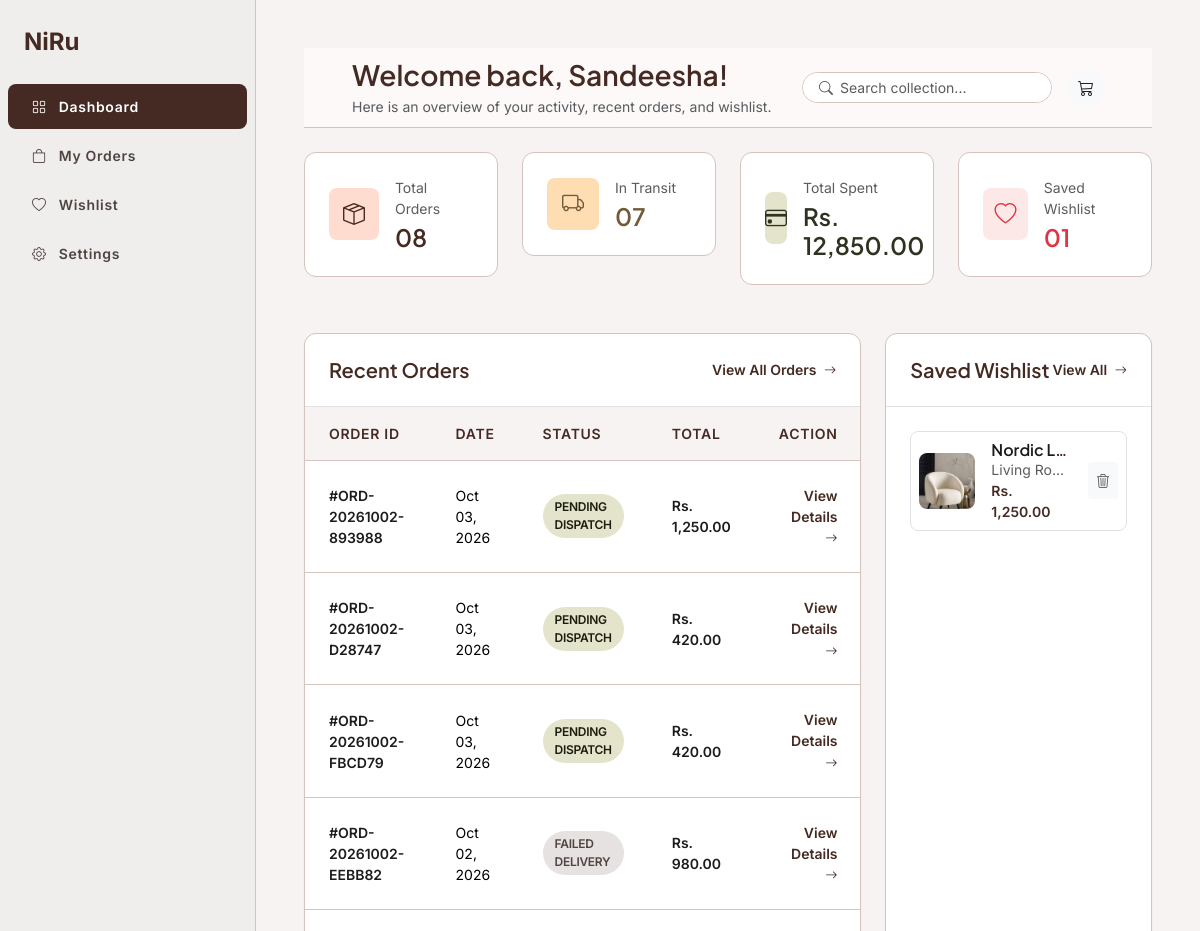
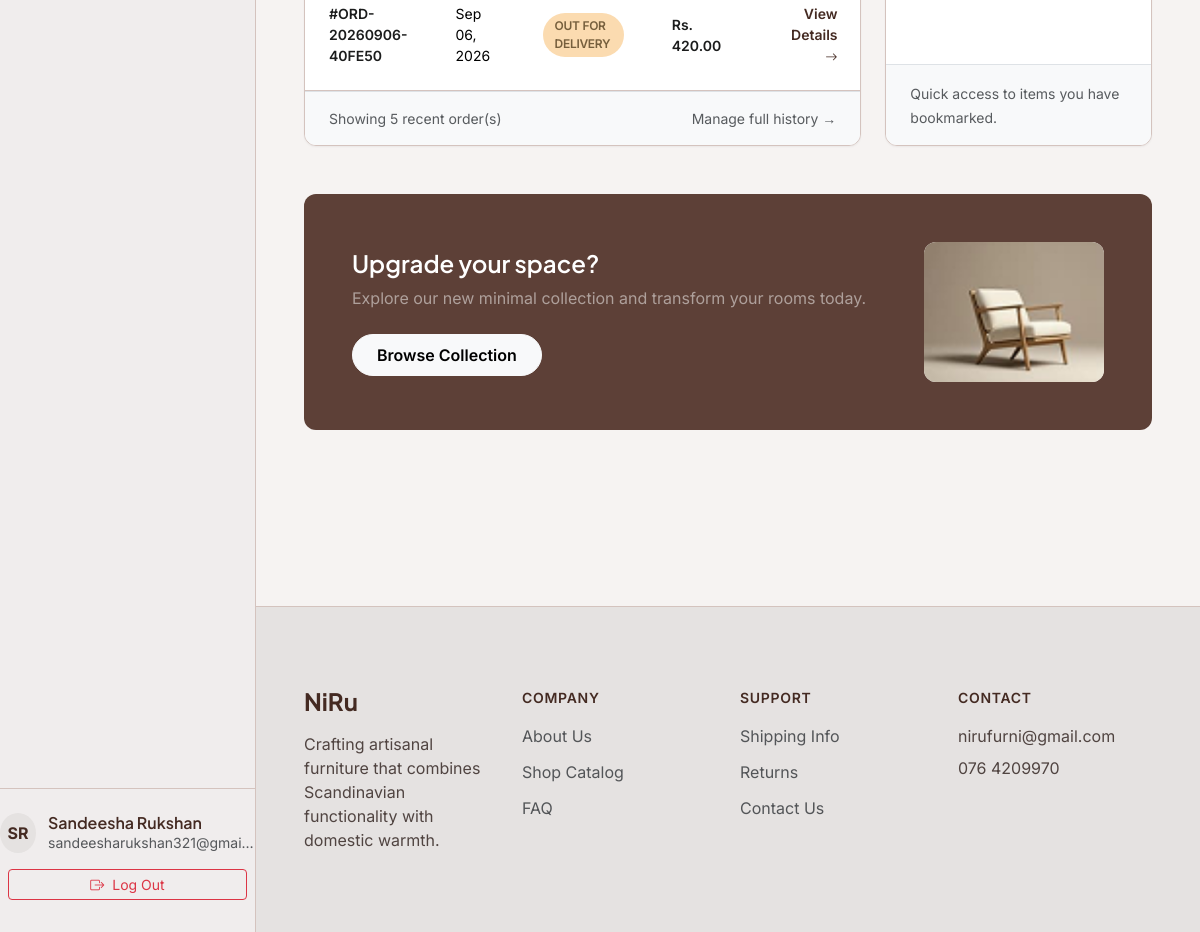
The page /user/dashboard.php (signed in) on the database its author committed (2 pictures, top to bottom).
### tables this page shows
CREATE TABLE IF NOT EXISTS `orders` (
  `order_id` bigint unsigned NOT NULL AUTO_INCREMENT,
  `order_number` varchar(30) NOT NULL,
  `user_id` bigint unsigned DEFAULT NULL,
  `total_amount` decimal(12,2) NOT NULL DEFAULT '0.00',
  `payment_status` enum('pending','paid','failed','refunded') NOT NULL DEFAULT 'pending',
  `order_status_id` int unsigned NOT NULL DEFAULT '1',
  `customer_name` varchar(150) NOT NULL,
  `customer_email` varchar(191) NOT NULL,
  `customer_phone` varchar(30) NOT NULL,
  `shipping_address` varchar(255) NOT NULL,
  `shipping_city` varchar(100) NOT NULL,
  `shipping_postal_code` varchar(20) DEFAULT NULL,
  `placed_at` datetime NOT NULL DEFAULT CURRENT_TIMESTAMP,
  PRIMARY KEY (`order_id`),
  UNIQUE KEY `uq_orders_number` (`order_number`),
  KEY `idx_orders_user` (`user_id`),
  KEY `fk_orders_order_status` (`order_status_id`),
  CONSTRAINT `fk_orders_user` FOREIGN KEY (`user_id`) REFERENCES `user` (`user_id`) ON DELETE SET NULL ON UPDATE CASCADE
);

CREATE TABLE IF NOT EXISTS `status` (
  `status_id` int unsigned NOT NULL AUTO_INCREMENT,
  `status_name` varchar(50) NOT NULL,
  PRIMARY KEY (`status_id`),
  UNIQUE KEY `uq_status_name` (`status_name`)
);

CREATE TABLE IF NOT EXISTS `wishlists` (
  `wishlist_id` bigint unsigned NOT NULL AUTO_INCREMENT,
  `user_id` bigint unsigned NOT NULL,
  `product_id` bigint unsigned NOT NULL,
  `created_at` datetime NOT NULL DEFAULT CURRENT_TIMESTAMP,
  PRIMARY KEY (`wishlist_id`),
  UNIQUE KEY `uq_wishlist_user_product` (`user_id`,`product_id`),
  KEY `fk_wishlist_product` (`product_id`),
  CONSTRAINT `fk_wishlist_product` FOREIGN KEY (`product_id`) REFERENCES `products` (`product_id`) ON DELETE CASCADE ON UPDATE CASCADE,
  CONSTRAINT `fk_wishlist_user` FOREIGN KEY (`user_id`) REFERENCES `user` (`user_id`) ON DELETE CASCADE ON UPDATE CASCADE
);

CREATE TABLE IF NOT EXISTS `products` (
  `product_id` bigint unsigned NOT NULL AUTO_INCREMENT,
  `category_id` bigint unsigned NOT NULL,
  `name` varchar(180) NOT NULL,
  `description` text,
  `price` decimal(12,2) NOT NULL DEFAULT '0.00',
  `featured` tinyint(1) NOT NULL DEFAULT '0',
  `status_id` int unsigned NOT NULL DEFAULT '4',
  `created_at` datetime NOT NULL DEFAULT CURRENT_TIMESTAMP,
  `updated_at` datetime NOT NULL DEFAULT CURRENT_TIMESTAMP ON UPDATE CURRENT_TIMESTAMP,
  PRIMARY KEY (`product_id`),
  KEY `fk_products_category` (`category_id`),
  KEY `fk_products_status` (`status_id`),
  CONSTRAINT `fk_products_category` FOREIGN KEY (`category_id`) REFERENCES `categories` (`category_id`) ON UPDATE CASCADE
);

CREATE TABLE IF NOT EXISTS `categories` (
  `category_id` bigint unsigned NOT NULL AUTO_INCREMENT,
  `name` varchar(100) NOT NULL,
  `description` text,
  `image_path` varchar(500) DEFAULT NULL,
  `status` enum('active','inactive') NOT NULL DEFAULT 'active',
  `created_at` datetime NOT NULL DEFAULT CURRENT_TIMESTAMP,
  PRIMARY KEY (`category_id`),
  UNIQUE KEY `uq_category_name` (`name`)
);

### user/dashboard.php (the view, shortened to what the rows shown need)
<?php
require_once '../connection.php';
$user = $_SESSION['u'];
$user_id = (int)$user['user_id'];
$first_name = htmlspecialchars($user['first_name'] ?? 'User');
$orders_query = "SELECT o.*, s.status_name
                 FROM `orders` o
                 LEFT JOIN `status` s ON o.order_status_id = s.status_id
                 WHERE o.user_id = '$user_id'
                 ORDER BY o.placed_at DESC LIMIT 5";
$recent_orders_rs = Database::search($orders_query);
$recent_orders_count = $recent_orders_rs ? $recent_orders_rs->num_rows : 0;
$wishlist_query = "SELECT w.wishlist_id, p.product_id, p.name, p.price, c.name AS category_name,
                          (SELECT image_path FROM product_images WHERE product_id = p.product_id ORDER BY is_primary DESC, sort_order ASC LIMIT 1) AS image_path
                   FROM `wishlists` w
                   INNER JOIN `products` p ON w.product_id = p.product_id
                   LEFT JOIN `categories` c ON p.category_id = c.category_id
                   WHERE w.user_id = '$user_id'
                   ORDER BY w.created_at DESC LIMIT 4";
$wishlist_rs = Database::search($wishlist_query);
?>
<!doctype html>
<html lang="en">
  <head>
    <link
      href="https://cdn.jsdelivr.net/npm/bootstrap@5.3.3/dist/css/bootstrap.min.css"
      rel="stylesheet"
    />
    <link
      href="https://cdn.jsdelivr.net/npm/bootstrap-icons@1.11.3/font/bootstrap-icons.min.css"
      rel="stylesheet"
    />
    <link
      href="https://cdn.jsdelivr.net/npm/sweetalert2@11/dist/sweetalert2.min.css"
      rel="stylesheet"
    />
    <link rel="stylesheet" href="../assets/css/style.css?v=<?php echo time(); ?>" />
  </head>
  <body>
    <main class="orders-main">
      <div class="orders-container">
        <div class="top-header-bar d-flex flex-wrap align-items-center justify-content-between gap-3 mb-4">
          <div>
            <h1 class="fs-3 fw-semibold mb-1" style="color: var(--niru-primary)">
              Welcome back, <?php echo $first_name; ?>!
            </h1>
          </div>
        </div>
        <div class="row g-4 mb-5">
          <div class="col-12 col-xl-8">
            <div class="orders-table-card h-100">
              <div class="d-flex align-items-center justify-content-between p-4 border-bottom">
                <h2 class="fs-5 fw-semibold mb-0" style="color: var(--niru-primary)">Recent Orders</h2>
              </div>
              <div class="table-responsive">
                <table class="table table-orders align-middle mb-0">
                  <thead>
                    <tr>
                      <th>ORDER ID</th>
                      <th>DATE</th>
                      <th>STATUS</th>
                      <th>TOTAL</th>
                      <th class="text-end">ACTION</th>
                    </tr>
                  </thead>
                  <tbody>
                    <?php
                    if ($recent_orders_count > 0) {
                      while ($order = $recent_orders_rs->fetch_assoc()) {
                        $order_date = date("M d, Y", strtotime($order['placed_at']));
                        $status_name = $order['status_name'] ?? 'Pending Dispatch';
                        $badge_class = 'status-shipped';
                        if (stripos($status_name, 'Delivered') !== false) {
                          $badge_class = 'status-delivered';
                        } else if (stripos($status_name, 'Pending') !== false || stripos($status_name, 'Packed') !== false) {
                          $badge_class = 'status-processing';
                        } else if (stripos($status_name, 'Returned') !== false || stripos($status_name, 'Failed') !== false) {
                          $badge_class = 'status-cancelled';
                        }
                    ?>
                      <tr class="order-row">
                        <td class="fw-semibold" style="color: #1b1c1c">#<?php echo htmlspecialchars($order['order_number'] ?? $order['order_id']); ?></td>
                        <td><?php echo $order_date; ?></td>
                        <td>
                          <span class="status-pill <?php echo $badge_class; ?>">
                            <?php echo strtoupper(htmlspecialchars($status_name)); ?>
                          </span>
                        </td>
                        <td class="fw-semibold" style="color: #1b1c1c">Rs. <?php echo number_format($order['total_amount'], 2); ?></td>
                        <td class="text-end">
                          <a
                            href="invoice.php?id=<?php echo $order['order_id']; ?>"
                            class="fw-semibold text-decoration-none"
                            style="color: var(--niru-primary)"
                          >
                            View Details <i class="bi bi-arrow-right small ms-1"></i>
                          </a>
                        </td>
                      </tr>
                    <?php
                      }
                    } ?>
                  </tbody>
                </table>
              </div>
            </div>
          </div>
          <div class="col-12 col-xl-4">
            <div class="orders-table-card h-100 d-flex flex-column">
              <div class="d-flex align-items-center justify-content-between p-4 border-bottom">
                <h2 class="fs-5 fw-semibold mb-0" style="color: var(--niru-primary)">Saved Wishlist</h2>
              </div>
              <div class="p-4 flex-grow-1 d-flex flex-column gap-3">
                <?php
                if ($wishlist_rs && $wishlist_rs->num_rows > 0) {
                  while ($wish = $wishlist_rs->fetch_assoc()) {
                    $thumb = !empty($wish['image_path']) ? '../' . $wish['image_path'] : '../Images/products/nordic_lounge.png';
                ?>
                  <div class="d-flex align-items-center gap-3 p-2 rounded-3 border bg-white">
                    <img
                      src="<?php echo htmlspecialchars($thumb); ?>"
                      alt="<?php echo htmlspecialchars($wish['name']); ?>"
                      style="object-fit: cover; width: 56px; height: 56px; border-radius: 8px; flex-shrink: 0;"
                    />
                    <div class="flex-grow-1 overflow-hidden">
                      <h3 class="fs-6 fw-semibold mb-0 text-truncate">
                        <a href="../product-detail.php?id=<?php echo $wish['product_id']; ?>" class="text-decoration-none" style="color: #1b1c1c">
                          <?php echo htmlspecialchars($wish['name']); ?>
                        </a>
                      </h3>
                      <small class="text-muted d-block text-truncate"><?php echo htmlspecialchars($wish['category_name'] ?? 'Furniture'); ?></small>
                      <div class="fw-semibold small" style="color: var(--niru-primary)">
                        Rs. <?php echo number_format($wish['price'], 2); ?>
                      </div>
                    </div>
                    <button class="btn btn-sm btn-light border-0 text-muted p-2" onclick="removeWishlistItem(<?php echo $wish['wishlist_id']; ?>)" aria-label="Remove item">
                      <i class="bi bi-trash3"></i>
                    </button>
                  </div>
                <?php
                  }
                } ?>
              </div>
            </div>
          </div>
        </div>
      </div>
    </main>
  </body>
</html>

### rows shown on the page
orders: order_number "ORD-20261002-893988", placed_at "Oct 03, 2026", status.status_name "PENDING DISPATCH", total_amount "1,250.00"
orders: order_number "ORD-20261002-D28747", placed_at "Oct 03, 2026", status.status_name "PENDING DISPATCH", total_amount "420.00"
orders: order_number "ORD-20261002-FBCD79", placed_at "Oct 03, 2026", status.status_name "PENDING DISPATCH", total_amount "420.00"
orders: order_number "ORD-20261002-EEBB82", placed_at "Oct 02, 2026", status.status_name "FAILED DELIVERY", total_amount "980.00"
orders: order_number "ORD-20260906-40FE50", placed_at "Sep 06, 2026", status.status_name "OUT FOR DELIVERY", total_amount "420.00"
wishlists: product.name "Nordic L…", categories.name "Living Room", product.price "1,250.00"

### other values the page prints
$initials ?: 'U' "SR"
$first_name "Sandeesha"
$last_name "Rukshan"
$email "sandeesharukshan321@gmai…"
str_pad($total_orders, 2, '0', STR_PAD_LEFT) "08"
str_pad($in_transit, 2, '0', STR_PAD_LEFT) "07"
$total_spent "12,850.00"
str_pad($saved_items, 2, '0', STR_PAD_LEFT) "01"
$recent_orders_count "5"
